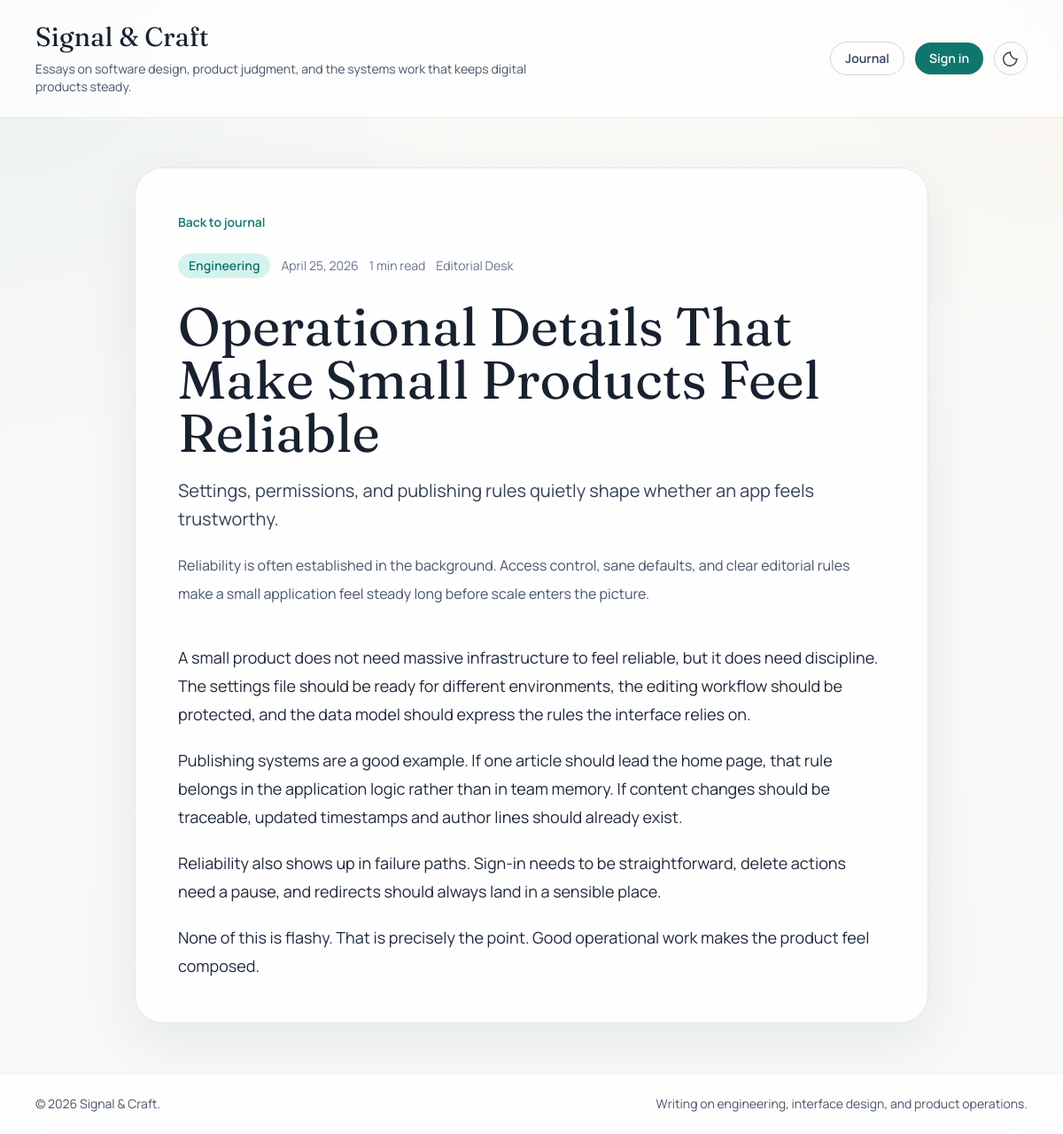
Page /post/operational-details-that-make-small-products-feel-reliable/ on the committed database.
### myapp/models.py (models this page shows, shortened)
class Post(models.Model):
    class Category(models.TextChoices):
        ENGINEERING = "engineering", "Engineering"
        DESIGN = "design", "Design"
        PROCESS = "process", "Process"
        CAREER = "career", "Career"
        TUTORIAL = "tutorial", "Tutorial"
    title = models.CharField(max_length=200)
    slug = models.SlugField(max_length=240, unique=True, blank=True)
    subtitle = models.CharField(max_length=220, blank=True)
    excerpt = models.CharField(max_length=260, blank=True)
    category = models.CharField(
        max_length=20,
        choices=Category.choices,
        default=Category.ENGINEERING,
    )
    featured = models.BooleanField(default=False)
    author = models.ForeignKey(
        settings.AUTH_USER_MODEL,
        on_delete=models.SET_NULL,
        null=True,
        blank=True,
        related_name="posts",
    )
    content = models.TextField()
    created_at = models.DateTimeField(default=timezone.now)
    updated_at = models.DateTimeField(auto_now=True)
    class Meta:
        ordering = ["-created_at"]
    @property
    def reading_time_minutes(self):
        word_count = len(strip_tags(self.content).split())
        return max(1, math.ceil(word_count / 180))
    @property
    def author_name(self):
        if not self.author:
            return "Editorial Desk"
        return self.author.get_full_name() or self.author.get_username()

### myapp/views.py (the view)
# urls.py: path("post/<slug:slug>/", views.post_detail, name="post-detail"),
def post_detail(request, slug):
    post = get_object_or_404(Post.objects.select_related("author"), slug=slug)
    return render(request, "posts/post_detail.html", {"post": post})

### myapp/templates/posts/post_detail.html (shortened to what this page needs)
{% extends 'posts/base.html' %}
{% block content %}
<article class="mx-auto max-w-4xl">
  <div class="rounded-[2rem] border border-slate-200 bg-white/90 p-8 shadow-panel dark:border-slate-800 dark:bg-slate-900/85 md:p-12">
    <a href="{% url 'home' %}" class="text-sm font-semibold text-accent transition hover:text-teal-700 dark:text-teal-300 dark:hover:text-teal-200">
      Back to journal
    </a>
    <div class="mt-6 flex flex-wrap items-center gap-3 text-sm text-slate-500 dark:text-slate-300">
      <span class="rounded-full bg-accentSoft px-3 py-1 font-semibold text-accent dark:bg-teal-950 dark:text-teal-300">
        {{ post.get_category_display }}
      </span>
      <span>{{ post.created_at|date:"F j, Y" }}</span>
      <span>{{ post.reading_time_minutes }} min read</span>
      <span>{{ post.author_name }}</span>
    </div>
    <h1 class="mt-6 font-display text-4xl leading-tight text-ink dark:text-white md:text-6xl">
      {{ post.title }}
    </h1>
    {% if post.subtitle %}
      <p class="mt-5 max-w-3xl text-xl leading-8 text-slate-700 dark:text-slate-200">
        {{ post.subtitle }}
      </p>
    {% endif %}
    <p class="mt-5 max-w-3xl text-base leading-8 text-slate-600 dark:text-slate-300">
      {{ post.excerpt }}
    </p>
    <div class="editorial-copy mt-10 text-lg leading-8 text-slate-800 dark:text-slate-200">
      {{ post.content|linebreaks }}
    </div>
  </div>
</article>
{% endblock %}

### myapp/templates/posts/base.html (style rules this page uses)
body { background: radial-gradient(circle at top left, rgba(15, 118, 110, 0.12), transparent 32%), radial-gradient(circle at top right, rgba(183, 121, 31, 0.10), transparent 22%), linear-gradient(180deg, #f8f6f0 0%, #eef2f4 100%); animation: fadeIn 0.45s ease-out; }
.editorial-copy p + p { margin-top: 1.25rem; }

### rows in the picture
Post: category "Engineering", created_at "April 25, 2026", reading_time_minutes "1", author_name "Editorial Desk", title "Operational Details That Make Small Products Feel Reliable", subtitle "Settings, permissions, and publishing rules quietly shape whether an app feels trustworthy.", excerpt "Reliability is often established in the background. Access control, sane defaults, and clear editorial rules make a small application feel steady long before scale enters the picture.", content "A small product does not need massive infrastructure to feel reliable, but it does need discipline. The settings file should be ready for different environments, the editing workflow should be protected, and the data model should express the rules the interface relies on. Publishing systems are a good example. If one article should lead the home page, that rule belongs in the application logic rather than in team memory. If content changes should be traceable, updated timestamps and author lines should already exist. Reliability also shows up in failure paths. Sign-in needs to be straightforward, delete actions need a pause, and redirects should always land in a sensible place. None of this…"
